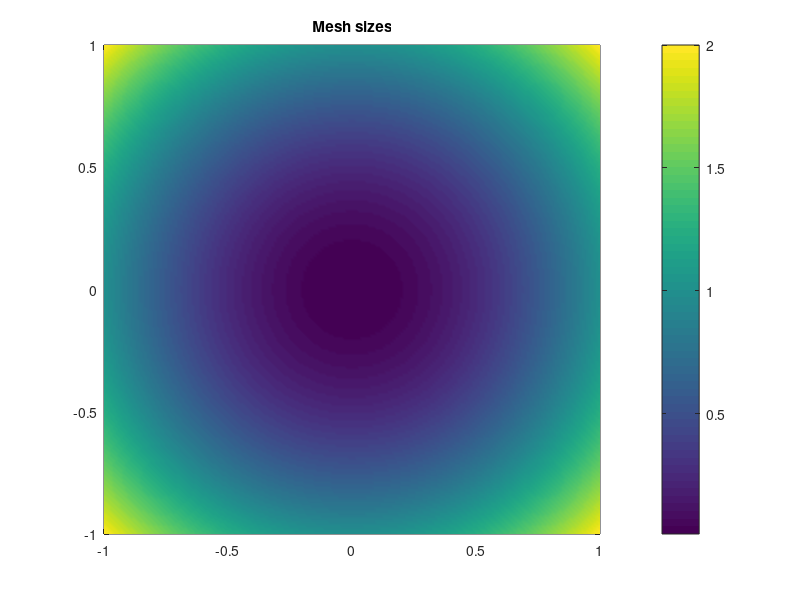
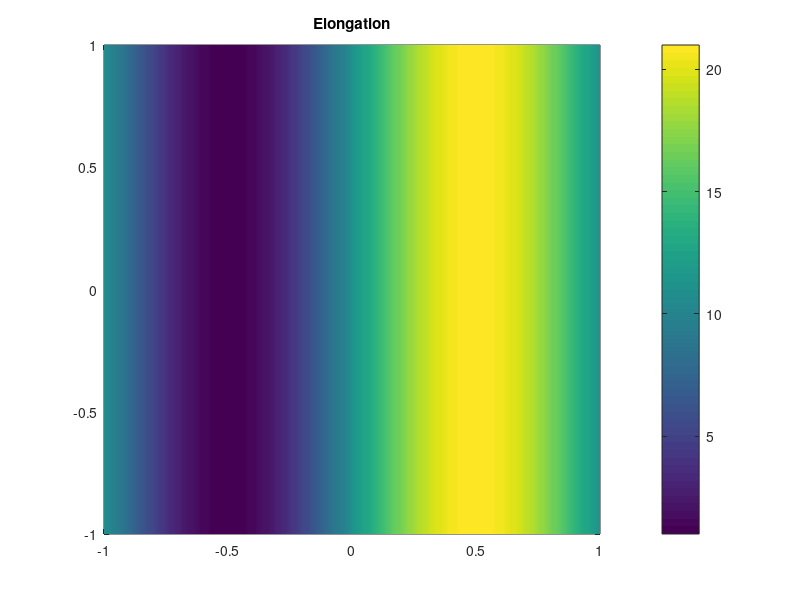
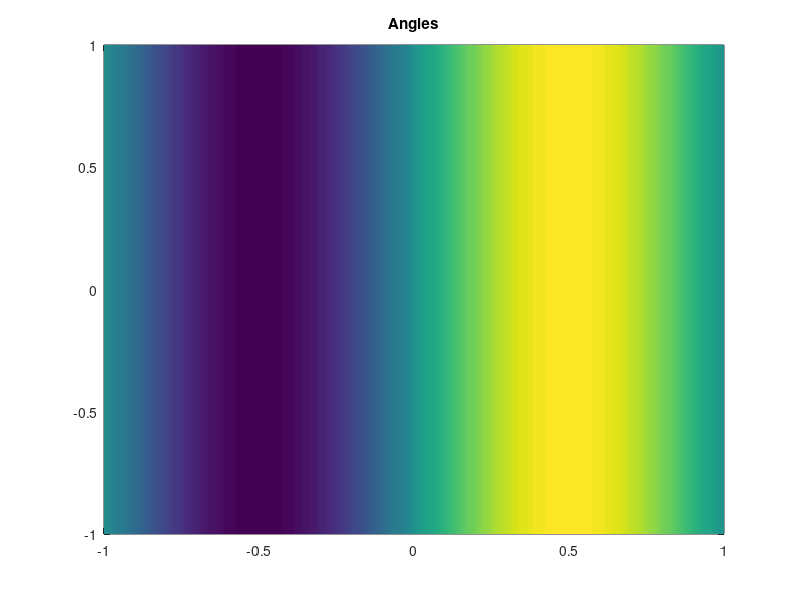

These charts were generated, in order, by the following MATLAB code:
clearvars; close all; clc; 

%%
dx =0.01 ; 
[xg,yg]=meshgrid(-1.0:dx:1.0,-1.0:dx:1.0);
x0y0(1) = min(xg(:)); 
x0y0(2) = min(yg(:)); 

nrows = size(xg,1) ; 
ncols = size(xg,2) ; 

%% ISOTROPIC MESH SIZE 
% circular resolution
sz = xg.^2 + yg.^2 ;

% prevent size going to 0 
sz(sz < dx ) = dx ;

figure;
pcolor(xg,yg,sz); 
shading interp
title('Mesh sizes') ; 
colorbar

fid = fopen('MeshSizes.txt','w') ; 
fprintf(fid,'%d %d %f %f %f\n',nrows,ncols,dx,x0y0(1),x0y0(2)) ; 
for i = 1 : nrows
    for j = 1 : ncols
       fprintf(fid,'%f ',sz(i,j)) ; 
    end
    fprintf(fid,'\n') ; 
end
fclose(fid) ;

%%
sz = sin(pi*xg)*10 ;
% prevent elongation from going below 1
sz = sz - repmat(min(sz(:)),nrows,ncols) + repmat(1,nrows,ncols) ; 

figure ; 
pcolor(xg,yg,sz) ;
shading interp
title('Elongation') ; 
colorbar; 

fid = fopen('ElongSizes.txt','w') ; 
fprintf(fid,'%d %d %f %f %f\n',nrows,ncols,dx,x0y0(1),x0y0(2)) ; 
for i = 1 : nrows
    for j = 1 : ncols 
       fprintf(fid,'%f ', 0); %sz(i,j)); 
    end
    fprintf(fid,'\n') ; 
end
fclose(fid) ;

%% ANGLE OF ELONGATION

sz = sin(pi*xg)*40 ;

figure ;
pcolor(xg,yg,sz) ;
shading interp
title('Angles') ;

fid = fopen('Angles.txt','w') ;
fprintf(fid,'%d %d %f %f %f\n',nrows,ncols,dx,x0y0(1),x0y0(2)) ; 
for i = 1 : nrows
    for j = 1 : ncols 
       fprintf(fid,'%f ', 0); % sz(i,j)) ; 
    end
    fprintf(fid,'\n') ; 
end
fclose(fid) ;
